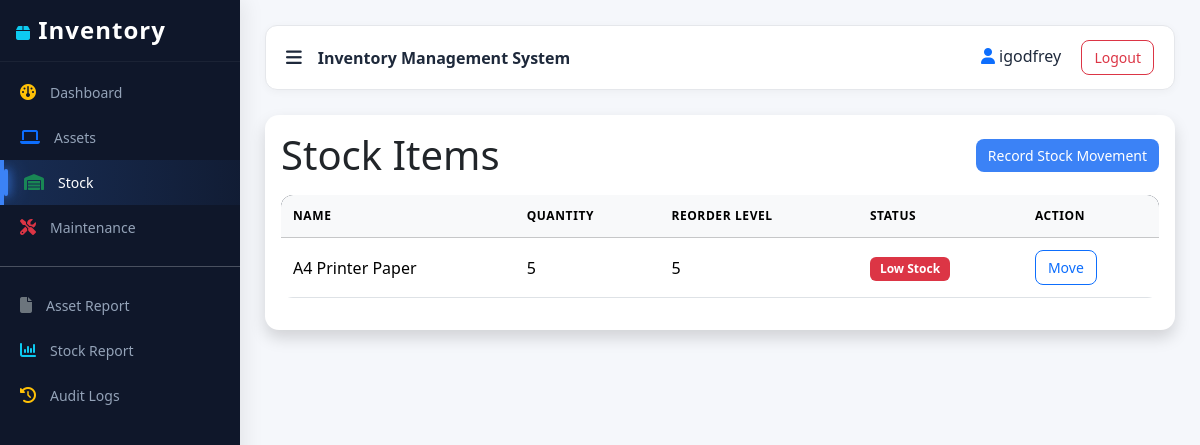
The page /stock/ (signed in) on the database its author committed.
### inventory/models.py (models this page shows, shortened)
class StockItem(models.Model):
    sku = models.CharField(max_length=64, unique=True)
    name = models.CharField(max_length=200)
    category = models.ForeignKey(Category, on_delete=models.SET_NULL, null=True, blank=True)
    quantity = models.IntegerField(default=0)
    unit = models.CharField(max_length=30, default="pcs")
    reorder_level = models.IntegerField(default=5)
    class Meta:
        ordering = ["name"]

### inventory/views.py (the view)
# urls.py: path("stock/", views.stock_list, name="stock_list"),
@login_required
@permission_required("inventory.view_stockitem", raise_exception=True)
def stock_list(request):
    items = StockItem.objects.order_by("name")
    paginator = Paginator(items, 10)
    page_obj = paginator.get_page(request.GET.get("page"))
    return render(request, "inventory/stock_list.html", {
        "page_obj": page_obj
    })

### inventory/templates/inventory/stock_list.html (shortened to what this page needs)
{% extends "inventory/base.html" %}
{% block content %}
<div class="card shadow">
  <div class="card-body">
    <div class="d-flex justify-content-between align-items-center mb-3">
      <h1 class="mb-0">Stock Items</h1>
      <a href="{% url 'inventory:stock_move' %}" class="btn btn-primary">
        Record Stock Movement
      </a>
    </div>
    <table class="table table-hover align-middle">
      <thead class="table-light">
        <tr>
          <th>Name</th>
          <th>Quantity</th>
          <th>Reorder Level</th>
          <th>Status</th>
          <th>Action</th>
        </tr>
      </thead>
      <tbody>
      {% for item in page_obj %}
        <tr>
          <td>{{ item.name }}</td>
          <td>{{ item.quantity }}</td>
          <td>{{ item.reorder_level }}</td>
          <td>
            {% if item.quantity <= item.reorder_level %}
              <span class="badge bg-danger">Low Stock</span>
            {% else %}
              <span class="badge bg-success">OK</span>
            {% endif %}
          </td>
          <td>
            <a class="btn btn-sm btn-outline-primary"
               href="{% url 'inventory:stock_move' %}">
              Move
            </a>
          </td>
        </tr>
      {% empty %}
        <tr>
          <td colspan="5" class="text-center text-muted">
            No stock items found
          </td>
        </tr>
      {% endfor %}
      </tbody>
    </table>
  </div>
</div>
{% endblock %}

### inventory/templates/inventory/base.html (shortened to what this page needs)
{% load static %}
<!DOCTYPE html>
<html>
<head>
    <link href="https://cdn.jsdelivr.net/npm/bootstrap@5.3.2/dist/css/bootstrap.min.css" rel="stylesheet">
    <link rel="stylesheet" href="https://cdnjs.cloudflare.com/ajax/libs/font-awesome/6.5.0/css/all.min.css">
    <link href="{% static 'css/main.css' %}" rel="stylesheet">
</head>
<body>
{% if user.is_authenticated %}
<div id="sidebar" class="sidebar">
    <h4 class="p-3">
        <i class="fa-solid fa-box text-info"></i>
        <span class="menu-text">Inventory</span>
    </h4>
    <a href="{% url 'inventory:dashboard' %}"
       class="{% if request.resolver_match.url_name == 'dashboard' %}active{% endif %}">
        <i class="fa-solid fa-gauge text-warning"></i>
        <span class="menu-text">Dashboard</span>
    </a>
    <a href="{% url 'inventory:asset_list' %}"
       class="{% if request.resolver_match.url_name in 'asset_list asset_add asset_edit asset_detail asset_delete' %}active{% endif %}">
        <i class="fa-solid fa-laptop text-primary"></i>
        <span class="menu-text">Assets</span>
    </a>
    <a href="{% url 'inventory:stock_list' %}"
       class="{% if request.resolver_match.url_name in 'stock_list stock_move' %}active{% endif %}">
        <i class="fa-solid fa-warehouse text-success"></i>
        <span class="menu-text">Stock</span>
    </a>
    <a href="{% url 'inventory:maintenance_list' %}"
       class="{% if request.resolver_match.url_name == 'maintenance_list' %}active{% endif %}">
        <i class="fa-solid fa-screwdriver-wrench text-danger"></i>
        <span class="menu-text">Maintenance</span>
    </a>
    <hr class="text-light">
    <a href="{% url 'inventory:asset_register_report' %}">
        <i class="fa-solid fa-file text-secondary"></i>
        <span class="menu-text">Asset Report</span>
    </a>
    <a href="{% url 'inventory:stock_summary_report' %}">
        <i class="fa-solid fa-chart-column text-info"></i>
        <span class="menu-text">Stock Report</span>
    </a>
    <a href="{% url 'inventory:audit_log' %}">
    <i class="fa-solid fa-clock-rotate-left text-warning"></i>
    <span class="menu-text">Audit Logs</span>
</a>
</div>
<div id="content" class="content">
    <div class="topbar d-flex justify-content-between align-items-center">
        <div class="d-flex align-items-center gap-3">
            <i class="fa-solid fa-bars toggle-btn" onclick="toggleSidebar()"></i>
            <strong>Inventory Management System</strong>
        </div>
        <div>
            <span class="me-3">
                <i class="fa-solid fa-user text-primary"></i> {{ user.username }}
            </span>
            <form action="{% url 'logout' %}" method="post" style="display:inline;">
                <button class="btn btn-sm btn-outline-danger">
                    Logout
                </button>
            </form>
        </div>
    </div>
{% else %}
<div class="container mt-5">
{% endif %}
{% block content %}{% endblock %}
{% if user.is_authenticated %}
</div>
{% else %}
</div>
{% endif %}
</body>
</html>

### static/css/main.css (style rules this page uses)
body { background-color: #f5f7fb; font-family: "Segoe UI", Tahoma, Geneva, Verdana, sans-serif; color: #1e293b; }
* { transition: all 0.2s ease-in-out; }
h3, h4, h5 { font-weight: 600; }
.sidebar { height: 100vh; width: 240px; position: fixed; background: #0f172a; color: #fff; overflow-y: auto; box-shadow: 4px 0 20px rgba(0,0,0,0.08); z-index: 1000; }
.sidebar h4 { font-weight: 700; letter-spacing: 1px; padding: 20px; border-bottom: 1px solid rgba(255,255,255,0.05); }
.sidebar a { display: flex; align-items: center; gap: 14px; padding: 12px 20px; color: #94a3b8; text-decoration: none; font-size: 14px; position: relative; }
.sidebar a.active { color: #fff; background: rgba(59,130,246,0.15); border-left: 4px solid #3b82f6; }
.sidebar a.active i { color: #3b82f6; }
.sidebar i { font-size: 16px; }
.content { margin-left: 240px; padding: 25px; }
.topbar { background: #ffffff; padding: 14px 20px; border-radius: 12px; border: 1px solid #e5e7eb; margin-bottom: 25px; box-shadow: 0 2px 8px rgba(0,0,0,0.04); }
.toggle-btn { cursor: pointer; font-size: 18px; }
.card { border-radius: 14px; border: none; overflow: hidden; }
.table { border-radius: 12px; overflow: hidden; background: #fff; }
.table thead { background-color: #0f172a; color: white; }
.table th { white-space: nowrap; font-size: 12px; text-transform: uppercase; letter-spacing: 0.6px; padding: 12px; }
.table td { vertical-align: middle; padding: 12px; }
.btn { border-radius: 8px; font-size: 14px; padding: 6px 12px; }
.btn-primary { background-color: #3b82f6; border: none; }
.badge { padding: 6px 10px; border-radius: 6px; font-size: 12px; }
.sidebar a { position: relative; overflow: hidden; }
.sidebar a::before { content: ""; position: absolute; left: -100%; top: 0; height: 100%; width: 100%; background: linear-gradient( 120deg, transparent, rgba(59,130,246,0.2), transparent ); transition: all 0.4s ease; }
.sidebar a i { transition: transform 0.2s ease, color 0.2s ease; }
.sidebar a.active { background: linear-gradient( 90deg, rgba(59,130,246,0.2), rgba(59,130,246,0.05) ); border-left: 4px solid #3b82f6; }
.sidebar a.active::after { content: ""; position: absolute; left: 0; top: 20%; height: 60%; width: 4px; background: #3b82f6; box-shadow: 0 0 10px #3b82f6, 0 0 20px #3b82f6; border-radius: 5px; }
.sidebar, .content { transition: all 0.3s ease-in-out; }

### rows shown on the page
StockItem: name "A4 Printer Paper", quantity "5", reorder_level "5", shows "Low Stock"

### other values the page prints
{{ user.username }} "igodfrey"
